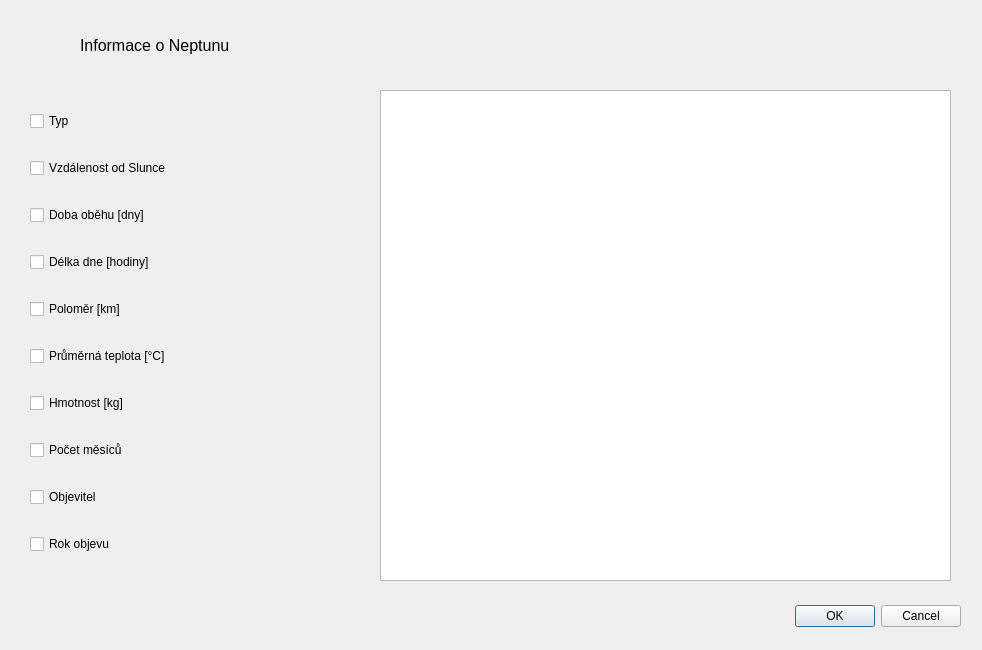
<?xml version="1.0" encoding="UTF-8"?>
<ui version="4.0">
 <class>DialogNeptun</class>
 <widget class="QDialog" name="DialogNeptun">
  <property name="geometry">
   <rect>
    <x>0</x>
    <y>0</y>
    <width>982</width>
    <height>650</height>
   </rect>
  </property>
  <property name="windowTitle">
   <string>Dialog</string>
  </property>
  <widget class="QDialogButtonBox" name="buttonBox">
   <property name="geometry">
    <rect>
     <x>620</x>
     <y>600</y>
     <width>341</width>
     <height>32</height>
    </rect>
   </property>
   <property name="orientation">
    <enum>Qt::Horizontal</enum>
   </property>
   <property name="standardButtons">
    <set>QDialogButtonBox::Cancel|QDialogButtonBox::Ok</set>
   </property>
  </widget>
  <widget class="QWidget" name="verticalLayoutWidget">
   <property name="geometry">
    <rect>
     <x>30</x>
     <y>90</y>
     <width>301</width>
     <height>491</height>
    </rect>
   </property>
   <layout class="QVBoxLayout" name="verticalLayout">
    <item>
     <widget class="QCheckBox" name="checkBox_2">
      <property name="text">
       <string>Typ</string>
      </property>
     </widget>
    </item>
    <item>
     <widget class="QCheckBox" name="checkBox_4">
      <property name="text">
       <string>Vzdálenost od Slunce</string>
      </property>
     </widget>
    </item>
    <item>
     <widget class="QCheckBox" name="checkBox_5">
      <property name="text">
       <string>Doba oběhu [dny]</string>
      </property>
     </widget>
    </item>
    <item>
     <widget class="QCheckBox" name="checkBox_8">
      <property name="text">
       <string>Délka dne [hodiny]</string>
      </property>
     </widget>
    </item>
    <item>
     <widget class="QCheckBox" name="checkBox_9">
      <property name="text">
       <string>Poloměr [km]</string>
      </property>
     </widget>
    </item>
    <item>
     <widget class="QCheckBox" name="checkBox_7">
      <property name="text">
       <string>Průměrná teplota [°C]</string>
      </property>
     </widget>
    </item>
    <item>
     <widget class="QCheckBox" name="checkBox_10">
      <property name="text">
       <string>Hmotnost [kg]</string>
      </property>
     </widget>
    </item>
    <item>
     <widget class="QCheckBox" name="checkBox_6">
      <property name="text">
       <string>Počet měsíců</string>
      </property>
     </widget>
    </item>
    <item>
     <widget class="QCheckBox" name="checkBox_3">
      <property name="text">
       <string>Objevitel</string>
      </property>
     </widget>
    </item>
    <item>
     <widget class="QCheckBox" name="checkBox">
      <property name="text">
       <string>Rok objevu</string>
      </property>
     </widget>
    </item>
   </layout>
  </widget>
  <widget class="QTableView" name="tableViewNeptun">
   <property name="geometry">
    <rect>
     <x>380</x>
     <y>90</y>
     <width>571</width>
     <height>491</height>
    </rect>
   </property>
  </widget>
  <widget class="QLabel" name="label">
   <property name="geometry">
    <rect>
     <x>80</x>
     <y>30</y>
     <width>221</width>
     <height>31</height>
    </rect>
   </property>
   <property name="text">
    <string>&lt;html&gt;&lt;head/&gt;&lt;body&gt;&lt;p&gt;&lt;span style=&quot; font-size:12pt;&quot;&gt;Informace o Neptunu&lt;/span&gt;&lt;/p&gt;&lt;/body&gt;&lt;/html&gt;</string>
   </property>
  </widget>
 </widget>
 <resources/>
 <connections>
  <connection>
   <sender>buttonBox</sender>
   <signal>accepted()</signal>
   <receiver>DialogNeptun</receiver>
   <slot>accept()</slot>
   <hints>
    <hint type="sourcelabel">
     <x>248</x>
     <y>254</y>
    </hint>
    <hint type="destinationlabel">
     <x>157</x>
     <y>274</y>
    </hint>
   </hints>
  </connection>
  <connection>
   <sender>buttonBox</sender>
   <signal>rejected()</signal>
   <receiver>DialogNeptun</receiver>
   <slot>reject()</slot>
   <hints>
    <hint type="sourcelabel">
     <x>316</x>
     <y>260</y>
    </hint>
    <hint type="destinationlabel">
     <x>286</x>
     <y>274</y>
    </hint>
   </hints>
  </connection>
 </connections>
</ui>
